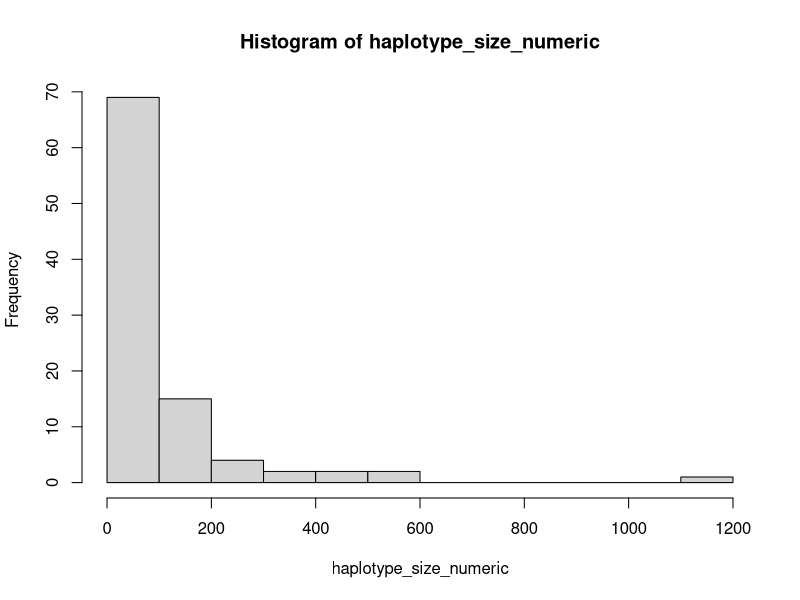
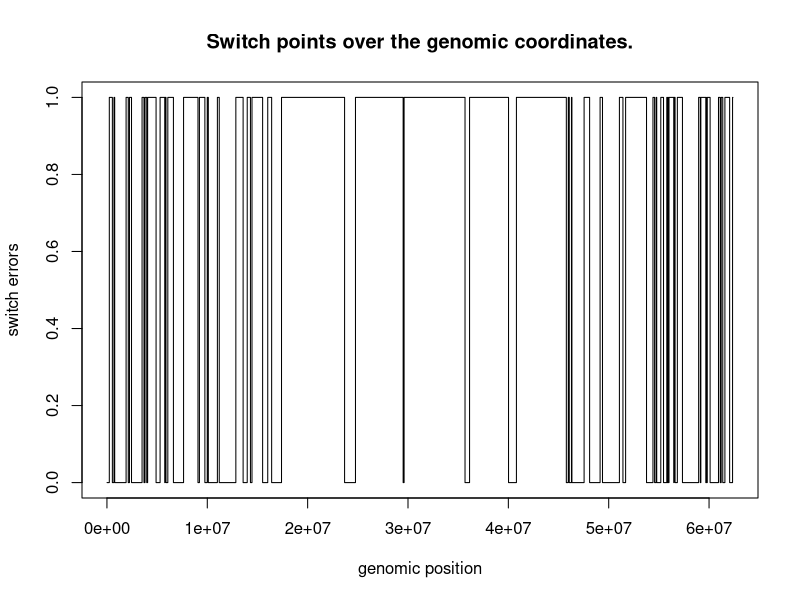
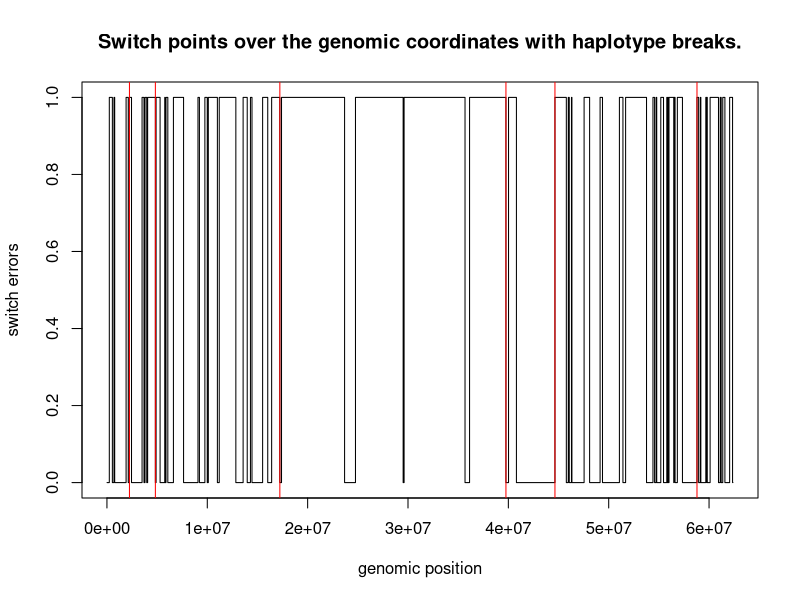
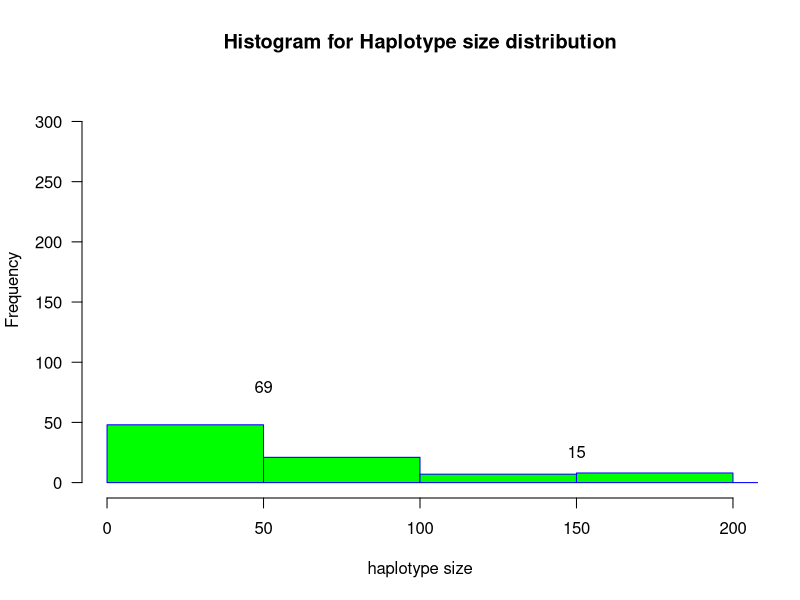
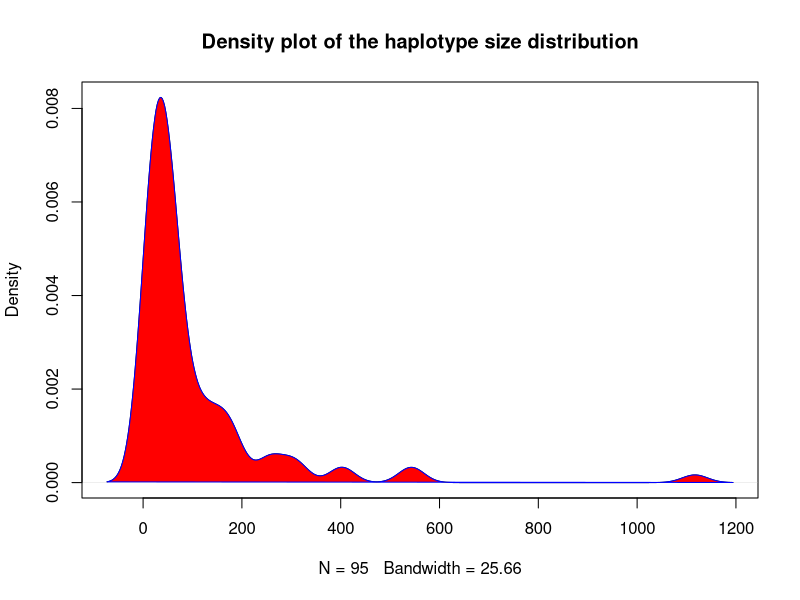

Reproduce these figures in R, in order.

## Purpose of the this script: 
  # Compute the switch points using the truth and phased haplotype (obtained from phaseExtender)
  # Here we use 25 RBphased samples used in SetB_02.

### Set the required path; 
## **update the path as need be with your directory 
getwd()
# setwd("/home/priyanka/Dropbox/SharedWithHarish/TestSwitchErrors/SwitchErrorTutorial")
getwd()
list.files()  # read available files and folders 


##########  Switch errors test - Set B (first round of phaseExtension) ########## 
#####  Read the required data  ###### 

## Import "truth haplotype" for SetB
# truth set remains the same 
truthHaplotype_NA12891 <- read.table('SetB/truth_Haplotype_NA12891.txt', header = TRUE)
head(truthHaplotype_NA12891)
  #**Note: R doesn't allow to use ":" in header name and it is automatically renamed to "."
  # you can see this in the output 

# change the name of the header
colnames(truthHaplotype_NA12891)[colnames(truthHaplotype_NA12891)=="NA12891.PI"] <- "true.NA12891.PI"
colnames(truthHaplotype_NA12891)[colnames(truthHaplotype_NA12891)=="NA12891.PG_al"] <- "true.NA12891.PG_al"


## Import "phased haplotype" for SetB
phased_SetB_NA12891 <- read.table('SetB_03/phased_Haplotype_NA12891.txt', header = TRUE)
head(phased_SetB_NA12891)

# change the name of the header
colnames(phased_SetB_NA12891)[colnames(phased_SetB_NA12891)=="NA12891.PI"] <- "phased.NA12891.PI"
colnames(phased_SetB_NA12891)[colnames(phased_SetB_NA12891)=="NA12891.PG_al"] <- "phased.NA12891.PG_al"


## Merge the truth and phased data set to identify switch errors
merged.data <- merge(truthHaplotype_NA12891, phased_SetB_NA12891,
                     by=c("CHROM", "POS"))
head(merged.data)

# set the data in order by "POS" - ** it's very important to do this **
merged.data <- merged.data[order(merged.data$POS),]

# after merging, the row-index becomes random; so let's put it in order
rownames(merged.data) <- NULL

# Now, compare the "truth haplotype" with "phased haplotype" and ...
# ... find the sites where haplotype phasing switched
merged.data$match <- ifelse((merged.data$true.NA12891.PG_al == merged.data$phased.NA12891.PG_al), 0, 1)
# **Note: the "match" column should have values "0's" and "1's". A continous "0" or "1" indicates 
# .. properly phased block. But, transition from 0 -> 1 or from 1 -> 0 suggests a "Switch Error" betweeen the blocks.

# Now, plot the "Switch Error" points as png
png("SwitchPoints_SetB02_withOutHaplotypeBreaksvuown.png", width = 1600, height = 600)
plot(merged.data$POS, merged.data$match, main = "Switch points over the genomic coordinates.", type = "s", 
     xlab = "genomic position", ylab = "switch errors")
#title(main = "Switch points", xlab = 'genomic coordinates', ylab = 'switch points')
dev.off()


# Compute switch error rates 
number_of_hets <- length(merged.data$match)
num_of_switch <- 0
prev_match <- merged.data$match[1]
for (item in merged.data$match){
  curr_match = item
  if (curr_match != prev_match){
    num_of_switch = num_of_switch + 1
    
    # reset the "previous match" value
    prev_match = curr_match}}

switch_err_rate = num_of_switch/(number_of_hets)
switch_err_rate
# [1] 0.009207532

# switch error rate per mb
# the size of human Chr 22 is about 62.3 mb
switch_error_rate_perMb = switch_err_rate/(62)
switch_error_rate_perMb
# [1] 0.0002819994



# switch error after accounting for the initial number of RBphased blocks
######## Fix the switch points by taking "haplotype breaks" into account. ##########
## The above switch point data (i.e "match") and the plot we obtained above doesn't account for break in haplotypes.
# Since our haplotype aren't completely merged genome/chromosome wide. The switch points needs to be defined per block. 

## So, now we compute switch point by including changes in "PI" values.
# Now, the "switch points" are addressed when :
  # we see 0 -> 1, or when 1 -> 0 in the "match" data
  # PI of the haplotype block changes
    # ** So, now we need to account for the match and also for change in haplotype block index.

# the length (number of rows) of the dataframe
seq_len <- length(merged.data$match)
seq_len

# set empty variables 
previous_match <- 0
hap_size <- 0
haplotype_sizes <- integer()  # to store the size of haplotype extended truly.
previous_pi <- 1 
haplotype_breaks <- integer()

# run a for loop to find switch points 
for (ith in c(1:seq_len)){
  current_match = merged.data$match[ith]
  current_pi = merged.data$phased.NA12891.PI[ith]
  if (previous_match == current_match & previous_pi == current_pi) {
    hap_size = hap_size + 1}
  else if (previous_match != current_match | previous_pi != current_pi) {
    # store the haplotype size of properly phased (extended) block
    haplotype_sizes <- c(haplotype_sizes, hap_size)
    hap_size <- 1}  # reset the haplotype size to 1
  
  # store the last haplotype size when the for loop reaches the end
  if (ith == seq_len){
    haplotype_sizes <- c(haplotype_sizes, hap_size)}
  
  # also find the genomic positions where haplotype breaks occur 
  if (previous_pi != current_pi){
    haplotype_breaks <- c(haplotype_breaks, merged.data$POS[ith])}
  
  # update the previous match and pi values for next for-loop 
  previous_match = current_match
  previous_pi = current_pi }


## Identify switch points and compute "switch error" rates. 
# the total number of haplotype blocks represent frequecy of switch points
freq_of_switch = length(haplotype_sizes)
freq_of_switch
total_possible_switch = sum(haplotype_sizes) # or number of hets site
haplotype_sizes

# calculate switch error rate
switch_error_rate = (freq_of_switch/total_possible_switch)
switch_error_rate
# [1] 0.009828264

# switch error rate per mb
switch_error_rate_perMb = switch_error_rate/(62)
switch_error_rate_perMb
# [1] 0.0002819994

## Now, add another column that represent the fully accounted haplotype switchpoints.
phase_state = 0
match_by_pi <- integer()
for (sizes in haplotype_sizes) {
  match_by_pi <- c(match_by_pi, rep(phase_state, sizes))
  
  # change the phase state for next loop
  if (phase_state == 0){
    phase_state = 1}
  else if (phase_state == 1){
    phase_state = 0} }

## add data "match02" to the dataframe
merged.data$match_by_pi <- match_by_pi

## Now, make switch points plot by accounting for the haplotype breaks. 
# for that we will create another column with updated matches between truth and phased haplotypes
png("SwitchPoints_SetB02_includingHaplotypeBreaksvuown.png", width = 1600, height = 600)
plot(merged.data$POS, merged.data$match_by_pi, main = "Switch points over the genomic coordinates with haplotype breaks.", type = "s", 
     xlab = "genomic position", ylab = "switch errors")
abline(v=haplotype_breaks, col='red')
dev.off()

## We can now overlay the haplotype breaks position on the top of switch points plot


# for convenience let's convert this haplotype size list into integer array
haplotype_size_numeric <- as.numeric(unlist(haplotype_sizes))
haplotype_size_numeric

## Let's plot a histogram of the haplotype size distribution 
hisHap <- hist(haplotype_size_numeric)  # general histogram metrics for the data 
png("Histogram_ofHaplotypeSizeDistribution_SetB02vuown.png", width = 1600, height = 600)
hist(haplotype_size_numeric, 
     main="Histogram for Haplotype size distribution", 
     xlab="haplotype size", 
     border="blue", 
     col="green",
     xlim=c(0,200),
     ylim = c(0,320),
     las=1, 
     breaks=20)
# add the size of the frequency to the histogram plot 
text(hisHap$mids,hisHap$counts,labels=hisHap$counts, adj=c(0.5, -0.5))
dev.off()

## Density plot
densHap <- density(haplotype_size_numeric)
png("Histogram_ofHaplotypeSizeDistribution_SetB02vuown.png", width = 1600, height = 600)
plot(densHap, main = "Density plot of the haplotype size distribution")
polygon(densHap, col = 'red', border = 'blue')
dev.off()

print("Completed the switch error analyses on first round of phaseExtension on Set-B02 data.")
#### Complete analyses on Set-B02  #######

